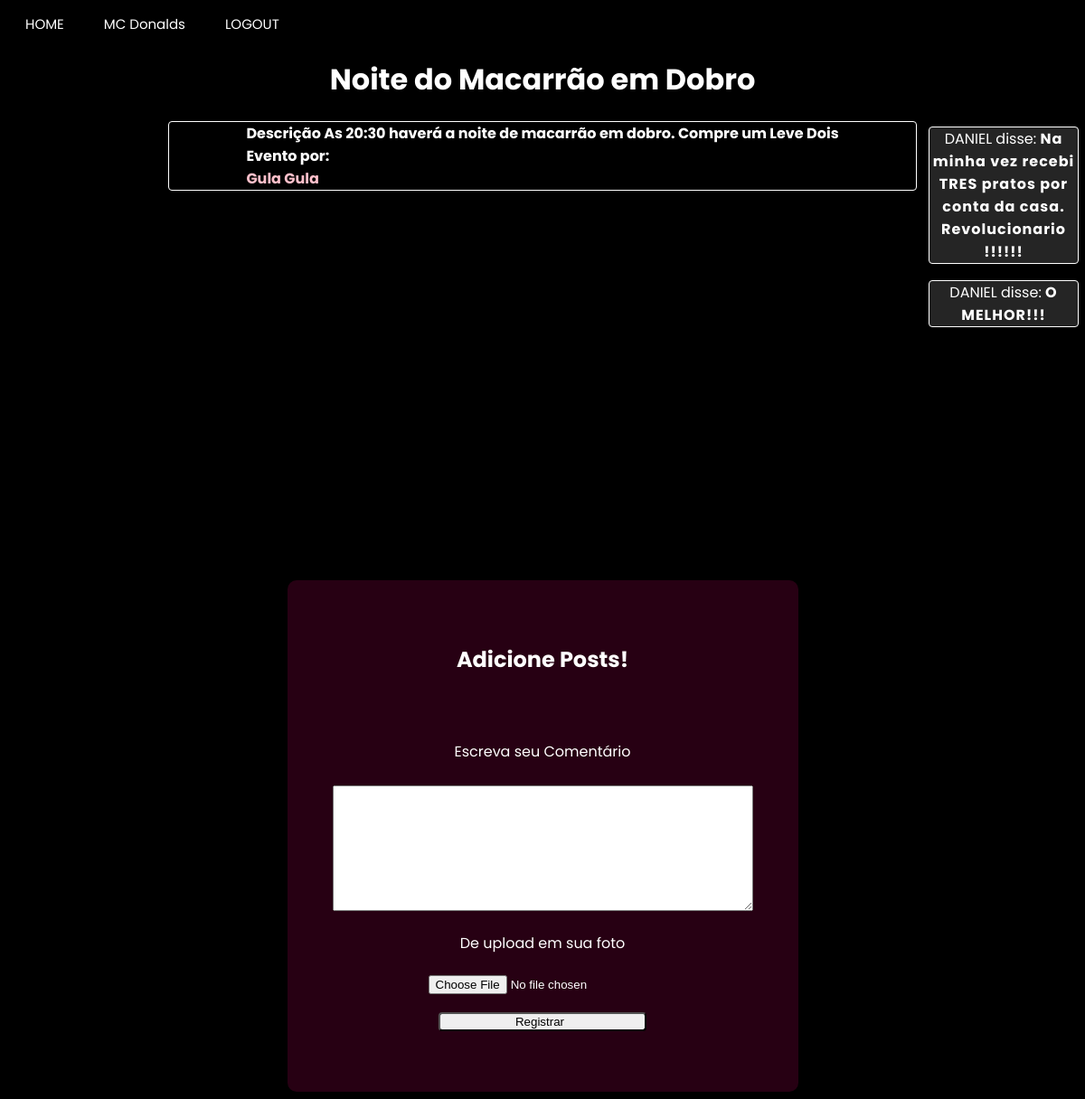
Screenshot of /event_page/Noite do Macarrão em Dobro (signed in) with the database file from the repository.
### app/model.py (models this page shows, shortened)
class empresa(UserMixin, db.Model):
    __tablename__ = "empresa"
    id = db.Column(db.Integer,primary_key=True)
    enterprise_name = db.Column(db.String(64), index=True, unique=True)
    email = db.Column(db.String(120), index=True, unique=True)
    password_hash = db.Column(db.String(120))
    city = db.Column(db.String(120))
    latitude = db.Column(db.Float)
    longitude = db.Column(db.Float)
    district = db.Column(db.String(50))
    street = db.Column(db.String(120))
    posts = db.relationship("Post", backref="enterprise")

class Event(db.Model):
    id = db.Column(db.Integer, primary_key=True)
    body = db.Column(db.String(200))
    image = db.Column(db.String(200))
    timestamp = db.Column(db.Integer, index=True)
    empresa_id = db.Column(db.Integer)
    name = db.Column(db.String(200))
    latitude = db.Column(db.Float)
    longitude = db.Column(db.Float)
    event_type = db.Column(db.String(8))
    rank = db.Column(db.Float)
    avaliations = db.Column(db.Integer)
    age_groups = db.Column(db.String)

class usuario(UserMixin, db.Model):
    __tablename__ = "usuario"
    id = db.Column(db.Integer, primary_key=True)
    username = db.Column(db.String(64), index=True, unique=True)
    email = db.Column(db.String(120), index=True, unique=True)
    password_hash = db.Column(db.String(120))
    city = db.Column(db.String(120))
    district = db.Column(db.String(50))
    age = db.Column(db.Integer)

class Post(db.Model):
    id = db.Column(db.Integer, primary_key=True)
    body = db.Column(db.String(140))
    image = db.Column(db.String(200))
    timestamp = db.Column(db.Integer, index=True)
    empresa_id = db.Column(db.Integer, db.ForeignKey('empresa.id'))
    author_id = db.Column(db.Integer())
    event_id = db.Column(db.Integer())
    rank = db.Column(db.Integer())

### app/routes.py (the view, shortened to what this page needs)
@app.route("/event_page/<name>", methods=["POST", "GET"])
@login_required
def event_page(name):
    form = Comments()
    eventoo = Event.query.filter_by(name=name).first()
    return render_template('event_page.html', title=name, css_file="event_page.css",user=current_user, usuario=usuario, enterprise=empresa, posts=Post.query.filter_by(event_id=eventoo.id), form=form, body=eventoo.body, id  =eventoo.empresa_id )

### app/forms.py
class Comments(FlaskForm):
    files = FileField("De upload em sua foto")
    evaluation = TextAreaField("",validators=[DataRequired("Dê sua avaliação")])
    text = TextAreaField("Escreva seu Comentário", validators=[DataRequired("Escreva seu comentário!")])
    submit = SubmitField("Registrar")

### app/model.py (called while the page is built)
@login.user_loader
def load_user(id):
    if usuario.query.get(int(id)):
        load = usuario.query.get(int(id))
    else:
        load = empresa.query.get(int(id))
    return load

### app/templates/event_page.html (shortened to what this page needs)
{% extends "base.html" %}
{% block content %}
<h1>{{title}}</h1>
<h3>
  Descrição {{ body }}
  <br>
  Evento por: <a href={{url_for("enterprise_page_specific", name = enterprise.query.filter_by(id=id).first().enterprise_name)}}> {{enterprise.query.filter_by(id=id).first().enterprise_name}}</a>
</h3>
<div id="map"></div>
<div class="alignment">
<section class="container">
  {% if current_user.username %}
  <h1>Envie-nos seu feedback</h1><br><br>
  <form class="rating" novalidate>
    <label>
      <input type="radio" name="stars" value="1" />
      <span class="icon">★</span>
    </label>
    <label>
      <input type="radio" name="stars" value="2" />
      <span class="icon">★</span>
      <span class="icon">★</span>
    </label>
    <label>
      <input type="radio" name="stars" value="3" />
      <span class="icon">★</span>
      <span class="icon">★</span>
      <span class="icon">★</span>
    </label>
    <label>
      <input type="radio" name="stars" value="4" />
      <span class="icon">★</span>
      <span class="icon">★</span>
      <span class="icon">★</span>
      <span class="icon">★</span>
    </label>
    <label>
      <input type="radio" name="stars" value="5" />
      <span class="icon">★</span>
      <span class="icon">★</span>
      <span class="icon">★</span>
      <span class="icon">★</span>
      <span class="icon">★</span>
    </label>
  </form>
  {% else %}
  <h1>Adicione Posts!</h1><br><br>
  {% endif %}
      <form action="{{url_for('event_page', name = title)}}", method='POST', novalidate, enctype=multipart/form-data>
          <div class="inputs">
            <p>
                {{ form.text.label }}<br><br>
                {{ form.text(size=32) }}<br>
            </p>
            <p>
                {{ form.files.label }}<br>
                {{ form.files(size=32) }}<br>
            </p>
        </div>
        <p>{{ form.submit() }}</p>
      </form>
    </section>
</div>
<aside class="aside">
  {% for post in posts%}
  {% if usuario.query.filter_by(id = post.author_id).first().username %}
  <div><p>{{ usuario.query.filter_by(id = post.author_id).first().username }} disse: <b>{{ post.body }}</b></p></div>
  {% endif %}
  {% endfor %}
</aside>
{% endblock %}

### app/templates/base.html (shortened to what this page needs)
<!DOCTYPE html>
<html>
    <head>
        {% if css_file%}
            <link rel="stylesheet" type="text/css" href="{{ url_for('static', filename=css_file) }}">
        {% else %}
            <link rel="stylesheet" type="text/css" href="{{ url_for('static', filename='user_page.css') }}">
        {% endif %}
    </head>
    <body>
        <header class="menu">
            <a id="main_page" href="{{ url_for('main_page') }}" class="button">HOME</a>
            {% if user.is_authenticated %}
            {% if user.username %}
            <a id="user_page" href="{{ url_for('user_page')}}"class="button">{{user.username}}</a>
            {% else %}
            <a id="enterprise_page" href="{{ url_for('enterprise_page_specific', name=user.enterprise_name)}}"class="button">{{user.enterprise_name}}</a>
            {% endif%}
            <a id="logout" href="{{ url_for('logout') }}" class="button">LOGOUT</a>
            {% else %}
            <a id="enterprise_register_page" href="{{ url_for('enterprise_register_page') }}" class="button">SEJA UM ANUNCIANTE</a>
            <a id="user_register_page" href="{{ url_for('user_register_page') }}" class="button">REGISTRO</a>
            <a id="login_page" href="{{ url_for('login_page') }}" class="button">LOGIN</a>
            {% endif %}
        </header>
        {% block content %}{% endblock %}
    </body>
</html>

### app/static/event_page.css (style rules this page uses)
body { background: black; background-image: url("https://www.pixel4k.com/wp-content/uploads/2021/05/abstract-waving-4k_1620165379-1536x960.jpg"); background-repeat: no-repeat; background-size: cover; }
p { color:white; }
h1 { color:white; font-family: "Poppins"; display: grid; align-items: center; justify-content: center; }
h3 { color:white; font-family: Poppins; display: grid; align-items: center; justify-content: center; }
#map { height: 400px; width: 70%; border-radius: 8px; margin: auto; }
.alignment { display: grid; align-items: center; justify-content: center; }
section.container { background-color: rgba(87, 02, 43, 0.45); border-radius: 10px; align-items: center; justify-content: center; padding: 20px; }
.inputs input { outline: none; }
.inputs { margin: auto; text-align: center; }
.inputs input::placeholder { color: rgba(13, 0, 26, 0.8); }
form input[type=submit] { border-radius: 4px; padding-left: 0px; width: 230px; transition: all 0.3s ease; }
h3 { border: white solid 1px; border-radius: 4px; margin-left: 15%; margin-right: 15%; background-color: rgba(0,0,0, 0.5); font-size: 16px; }
.alignment p { text-align: center; }
section.container { padding: 50px; justify-content: center; margin-top: 15px; }
p b { font-family: "Poppins", sans-serif; letter-spacing: 1px; }
p { font-family: "Poppins", sans-serif; }
textarea#text { margin: 0px; height: 133px; width: 459px; }
input#files { margin-top: 5%; }
h3 a { text-decoration: none; color: pink; }
.aside { background-color: none; font-family: "Poppins", sans-serif; top: 10%; right: 0; position: fixed; height: 100%; width: 180px; border-radius: 5px; align-items: center; }
.aside p { background-color: rgba(184, 184, 184, 0.2); text-align: center; border: white solid 1px; border-radius: 4px; margin: 7px; margin-top: 10%; font-size: 100%; }
.aside b { letter-spacing: 1px; }

### app/static/base.css (style rules this page uses)
header.menu { align-items: left; justify-content: start; }
a.button { border: none; color: white; padding: 5px 20px; text-align: center; text-decoration: none; display: inline-block; font-family:'Poppins'; font-size: 15px; }
.menu { margin-top: 10px; }

### rows the page displays
empresa: enterprise_name "MC Donalds"
Event: name "Noite do Macarrão em Dobro", body "As 20:30 haverá a noite de macarrão em dobro. Compre um Leve Dois"
empresa: query.filter_by "Gula Gula"
Post: body "Na minha vez recebi TRES pratos por conta da casa. Revolucionario !!!!!!"
usuario: query.filter_by "DANIEL"
Post: body "O MELHOR!!!"
